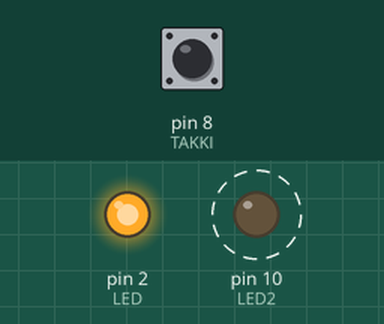
Recording of a sketch running on a simulated Arduino Uno, built with avr-gcc and run on an emulated ATmega328P. On the bench: output pins drawn as LEDs (lit = HIGH). Dashed ring = blinking. The test bench sets the inputs (shaded band); at power-on: pin 8 (TAKKI) HIGH.

Above: at 1.2 s.
1.3 s: pin 8 (TAKKI) pulled LOW for 0.15 s
At 2.8 s:
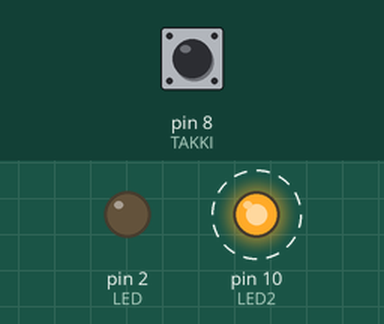
4.4 s: pin 8 (TAKKI) pulled LOW for 1 s
At 6.8 s:
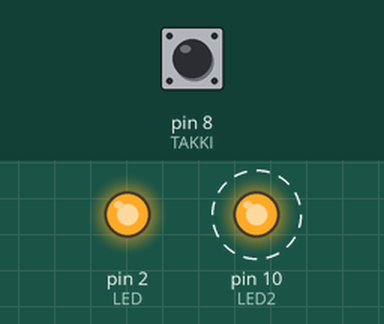
8.4 s: pin 8 (TAKKI) pulled LOW for 3.2 s
At 9.5 s:
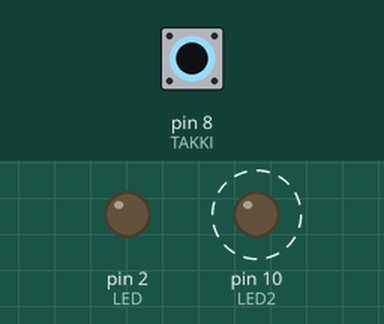
Timing chart, 0 to 20.6 s (numbered marks = the images above; inputs shaded):
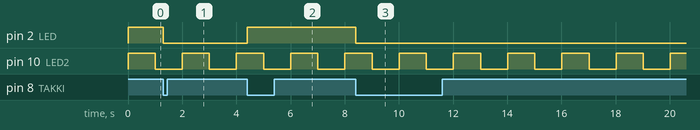

Measured:
- after the input at 1.3 s, pin 2 (LED): HIGH → LOW at once
- after the input at 4.4 s, pin 2 (LED): LOW → HIGH at once
- after the input at 8.4 s, pin 2 (LED): HIGH → LOW at once
- by itself, pin 10 (LED2): alternates HIGH for 1.0 s and LOW for 1.0 s

The sketch:

no_delay_debounce.ino
```cpp
const int LED = 2;
const int LED2 = 10;
const int TAKKI = 8;

unsigned long lidinn_timi = 0;
unsigned long timi_nuna;
int bidtimi = 1000;
bool ljos_on = true;

bool LED_on = true; // false er 0, true er 1
                    // LOW er 0, HIGH er 1
int takkastada_adur = HIGH; // sama 1


void setup() {
    pinMode(LED, OUTPUT);
    pinMode(LED2, OUTPUT);
    pinMode(TAKKI, INPUT_PULLUP);
    Serial.begin(9600);
}

void loop() {
    int takkastada = digitalRead(TAKKI);

    if(takkastada == LOW && takkastada_adur == HIGH) {
        LED_on = !LED_on;
    }
    takkastada_adur = takkastada;

    digitalWrite(LED, LED_on);

    timi_nuna = millis();
    if(timi_nuna - lidinn_timi > bidtimi) {
        ljos_on = !ljos_on;
        lidinn_timi = timi_nuna;
    }
    digitalWrite(LED2, ljos_on);
   /* if(ljos_on == true) {
        digitalWrite(LED2, HIGH);
    } else {
        digitalWrite(LED2, LOW);
    } */
}
```
